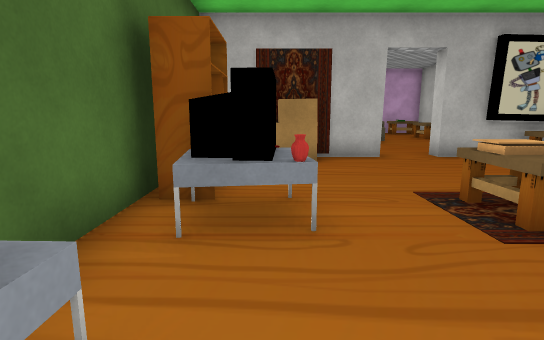
view 1 (above)

16 first-person views from a walk through a Unity game level. The camera is 1.2 m above the floor, tilts 10° down and sees 80° across. The floor is counted in squares, 1 m on a side. Each view is taken from the middle of a square. On the plan, view 1 faces up. The plan holds only what a view shows up to about 14 squares ahead; the rest is blank. The place goes on beyond the plan. The player is left out. Door leaves are left out, so doorways stand open. Some surface patterns are stand-ins.

view 2
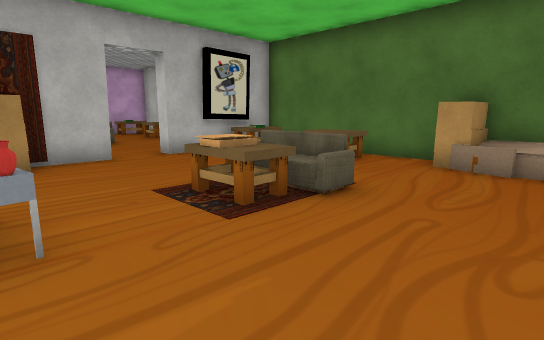

view 3
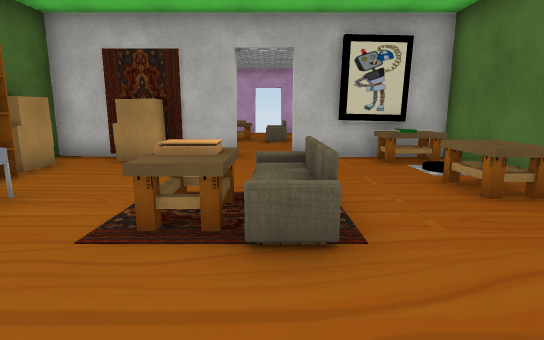

view 4
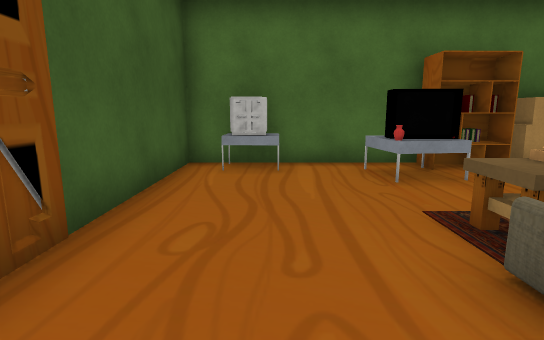

view 5
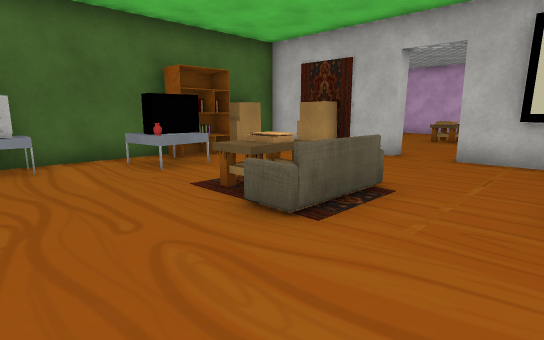

view 6
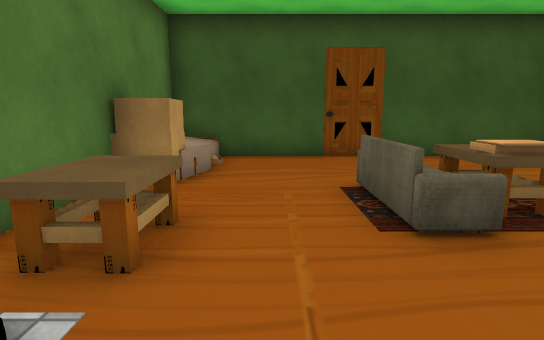

view 7
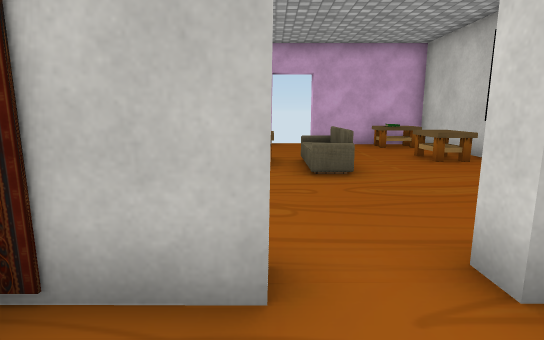

view 8
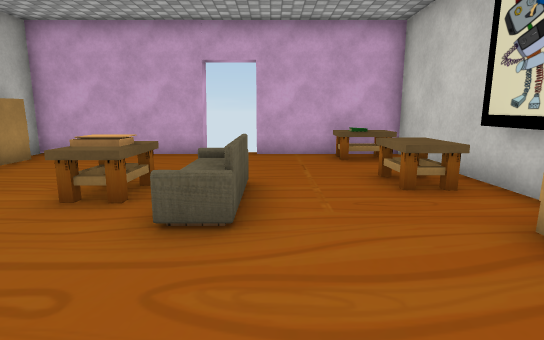

view 9
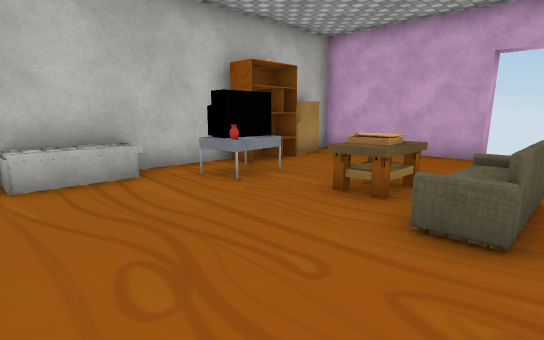

view 10
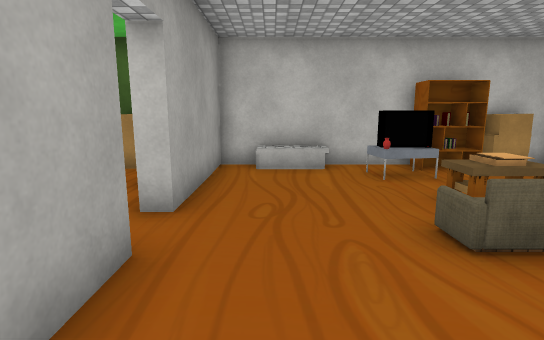

view 11
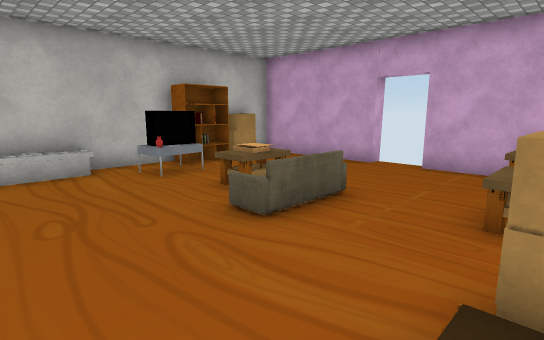

view 12
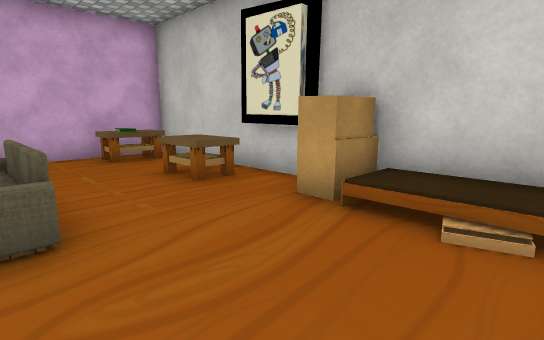

view 13
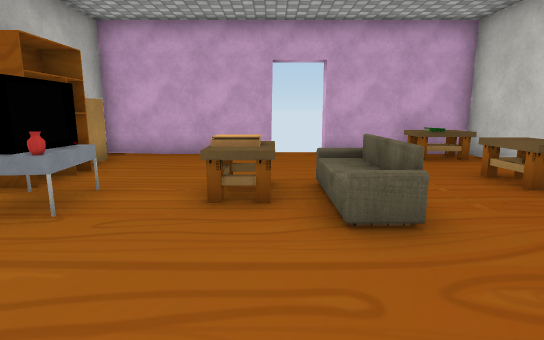

view 14
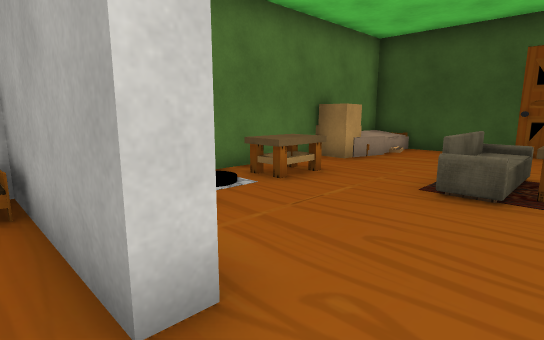

view 15
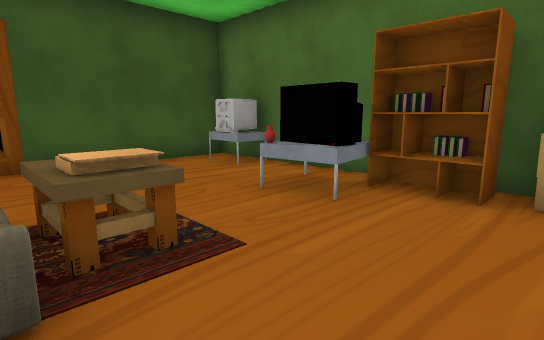

view 16
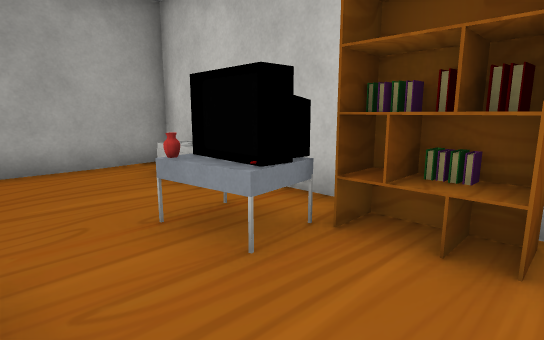

### Floor plan
Points are (right, up) in squares from view 1. A wall is a line through its corners. A room is listed if a view was taken in it or the views show most of it. See-through windows are left out.
Room 1 (views 1, 2, 3, 4, 5, 6, 7, 15)
walls: (3, 8.9) (-1.9, 8.9) (-1.9, -1) (8.7, -1) (8.7, 8.8) (4.6, 8.9); (7.7, 8.6) (5.9, 8.7)
ways out: open door at (3.5, 9) to room 2
objects: other object (-1, 0) to (-1, 1); other object (-1, 3) to (0, 4); other object (-1, 5); other object (-1, 6); other object (-1, 7) to (-1, 8); other object (0, 8) to (1, 8); other object (3, 3) to (4, 4); other object (4, 3); other object (4, 5); other object (7, 4) to (8, 6); other object (7, 8); other object (8, 2); other object (8, 8)
Room 2 (views 8, 9, 10, 11, 12, 13, 14, 16)
walls: (4.6, 9.4) (8.7, 9.4) (8.7, 13.6); (8.4, 13.6) (8.3, 14.5); (3, 19.5) (-1.9, 19.6) (-1.9, 18.4); (-1.9, 16.8) (-1.9, 12.4); (8.7, 14) (8.7, 19.5) (4.6, 19.5); (-1.9, 10.6) (-1.9, 9.4) (3, 9.4)
ways out: open door at (3.5, 9) to room 1; open door at (3.5, 20)
objects: other object (-2, 11) to (-1, 12); other object (-2, 18) to (-1, 18); other object (-1, 12); other object (-1, 14) to (0, 15); other object (-1, 15); other object (-1, 16); other object (-1, 17); other object (2, 14) to (3, 15); other object (4, 15); other object (7, 15) to (8, 16); other object (7, 18) to (7, 19); other object (8, 13); other object (8, 18) to (8, 19)

Positions as (right, up) in squares from view 1, and headings:
1: (0, 0), facing up
2: (0, 0), facing up-right
3: (4, 0), facing up
4: (6, 1), facing left
5: (7, 0), facing up-left
6: (6, 8), facing down
7: (3, 7), facing up
8: (5, 10), facing up
9: (5, 10), facing up-left
10: (8, 11), facing left
11: (8, 10), facing up-left
12: (4, 10), facing up-right
13: (3, 10), facing up
14: (3, 10), facing down-right
15: (4, 7), facing down-left
16: (2, 17), facing down-left
